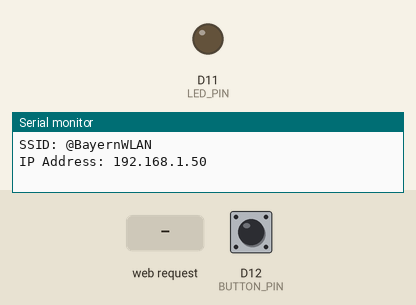
Bench run of a sketch on a simulated Arduino MKR. Shown: output pins drawn as LEDs (lit = HIGH), the last lines printed to the serial monitor. The test bench sets the inputs (shaded band); at power-on: D12 (BUTTON_PIN) LOW. WiFi joins after 1.5 s; servers stay silent unless stated.

Above: at 12.7 s.
12.8 s: HTTP request GET /?lighton received
At 13.5 s:
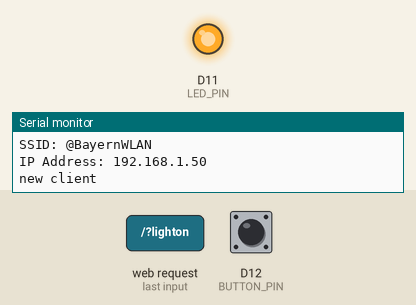
14.3 s: HTTP request GET /?lightoff received
At 14.7 s:
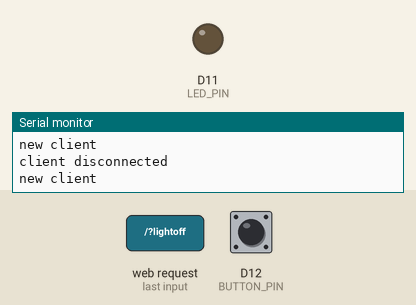
17.3 s: D12 (BUTTON_PIN) pulled HIGH for 0.15 s
At 18.7 s:
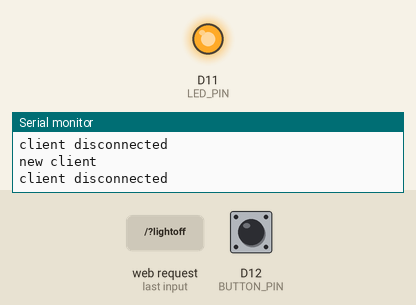
Timing chart, 0 to 20.3 s (numbered marks = the images above; inputs shaded):
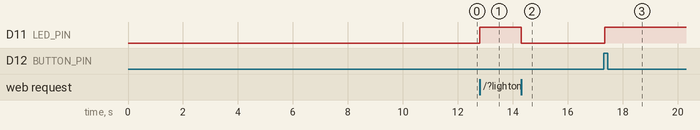

Measured:
- after the input at 12.8 s, D11 (LED_PIN): LOW → HIGH at once
- after the input at 14.3 s, D11 (LED_PIN): HIGH → LOW at once
- after the input at 17.3 s, D11 (LED_PIN): LOW → HIGH after 0.05 s

The sketch:

LED_BUtton_WiFi1.1.ino
```cpp
#include <SPI.h>
#include <WiFiNINA.h>

#define LED_PIN 11
#define BUTTON_PIN 12

char ssid[] = "@BayernWLAN"; // Your WiFi SSID
int status = WL_IDLE_STATUS;
WiFiServer server(80);
String readString;

bool ledState = LOW; // Variable to keep track of the LED state

void setup() {
    pinMode(LED_PIN, OUTPUT);
    pinMode(BUTTON_PIN, INPUT); // Use a simple input (external pull-down resistor)
    Serial.begin(9600);

    // Connect to WiFi
    while (status != WL_CONNECTED) {
        Serial.print("Attempting to connect to Network named: ");
        Serial.println(ssid);
        status = WiFi.begin(ssid);
        delay(10000);
    }
    server.begin();

    Serial.print("SSID: ");
    Serial.println(WiFi.SSID());
    Serial.print("IP Address: ");
    Serial.println(WiFi.localIP());
}

void loop() {
    // Check the button state
    if (digitalRead(BUTTON_PIN) == HIGH) { // Button pressed
        delay(50); // debounce delay
        if (digitalRead(BUTTON_PIN) == HIGH) { // Check again after debounce
            ledState = !ledState; // Toggle LED state
            digitalWrite(LED_PIN, ledState); // Set LED
            while (digitalRead(BUTTON_PIN) == HIGH); // Wait for button to be released
        }
    }

    // Handle incoming clients
    WiFiClient client = server.available();
    if (client) {
        Serial.println("new client");
        readString = ""; // Clear previous readString

        // Read data from the client until it gets disconnected
        while (client.connected()) {
            while (client.available()) {
                char c = client.read();
                readString += c; // Append the character to the request string

                // Look for the end of the request line
                if (c == '\n') {
                    // Check if we received a full request and process it
                    if (readString.indexOf("GET /?lighton") >= 0) {
                        ledState = true;
                    } else if (readString.indexOf("GET /?lightoff") >= 0) {
                        ledState = false;
                    }
                    digitalWrite(LED_PIN, ledState); // Update LED state

                    // Generate HTTP response
                    client.println("HTTP/1.1 200 OK");
                    client.println("Content-type:text/html");
                    client.println();
                    client.println("<html><body>");
                    client.println("<h1>LED Control</h1>");
                    client.println("<p>LED is now: " + String(ledState ? "On" : "Off") + "</p>");
                    client.println("<a href=\"/?lighton\">Turn On Light</a><br />");
                    client.println("<a href=\"/?lightoff\">Turn Off Light</a><br />");
                    client.println("</body></html>");

                    // After sending the response, clear readString for the next request
                    readString = ""; // Clear the read string
                    break; // Exit the inner while and continue checking the client
                }
            }
            // Add a small delay to avoid overwhelming the device
            delay(1);
        }

        // Once the client disconnects, log it
        client.stop();
        Serial.println("client disconnected");
    }
}
```
